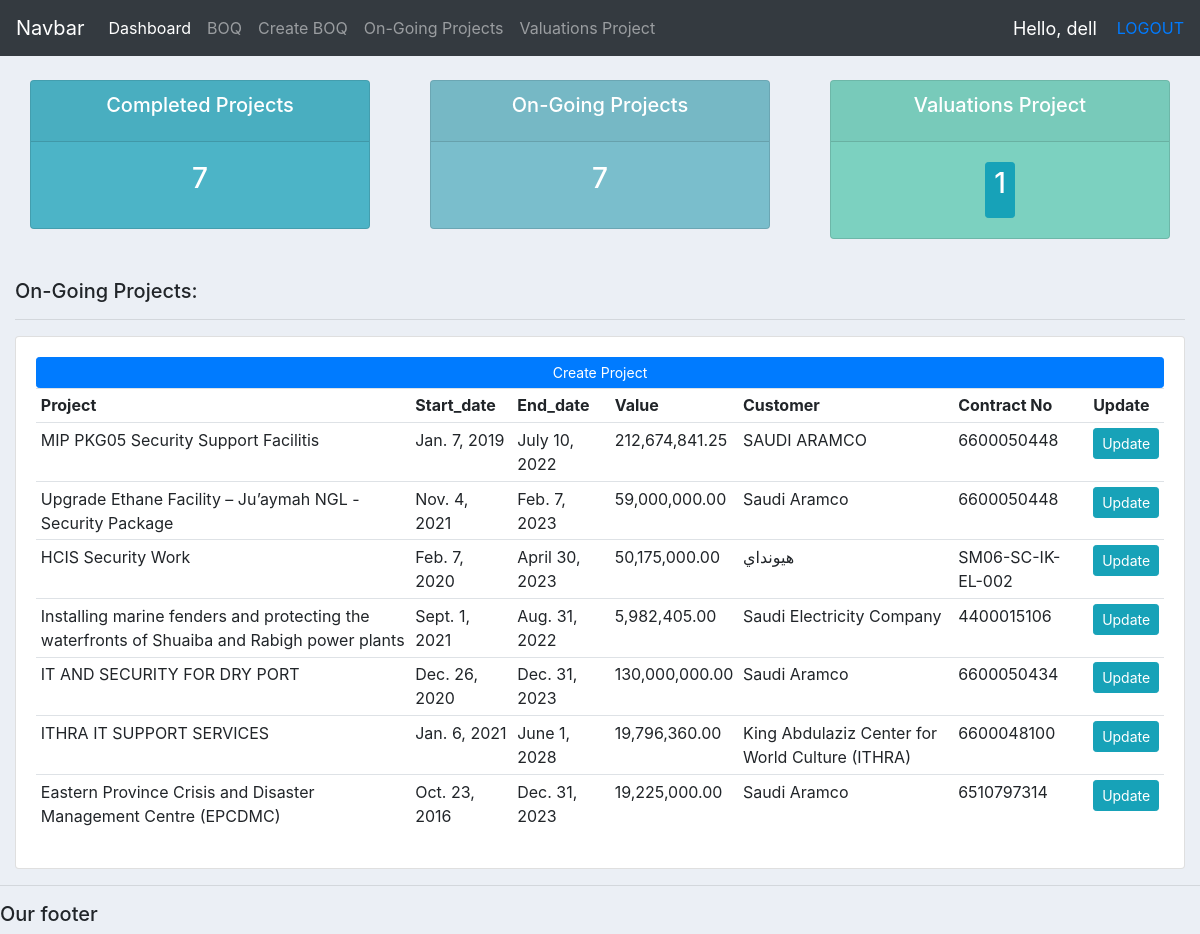
The app's page / (signed in) with its own data.
### project/models.py (models this page shows)
class projects(models.Model):
	Project = models.CharField(max_length=200, null=True)
	SOW = models.TextField()
	Start_date = models.DateField(max_length=200, null=True)
	End_date = models.DateField(null=True)
	Value = models.CharField(max_length=200, null=True)
	customer = models.CharField(max_length=200, null=True)
	date_created = models.DateTimeField(auto_now_add=True, null=True)
	Contract_No = models.CharField(max_length=200, null=True)
	Project_Manager = models.CharField(max_length=200, null=True)
	End_User_Contact = models.CharField(max_length=200, null=True)
	STATUS = (('Completed ', 'Completed '),('On-Going', 'On-Going'),('Valuations', 'Valuations'),)
	status = models.CharField(max_length=200, null=True,choices=STATUS)

### project/views.py (the view)
# urls.py: 2. Add a URL to urlpatterns:  path('', views.home, name='home')
@login_required(login_url='login')
def home(request):
	project = projects.objects.all()
	bid = bids.objects.all()
	total_project = project.filter(status='On-Going').count()
	total_Under_Estimation = bid.filter(Are_you_Interest='True').count()
	context = {'project': project, 'total_project': total_project, 'total_Under_Estimation':total_Under_Estimation}
	return render(request, 'projects/dashboard.html', context)

### project/templates/projects/dashboard.html
{%  extends 'projects/main.html' %}
{% block content %}
{%  include 'projects/status.html' %}
<br>
<div class="row">
	<div class="col-md-12">
		<h5>On-Going Projects:</h5>
		<hr>
		<div class="card card-body">
			<a class="btn btn-primary  btn-sm btn-block" href="{% url 'create_project' %}">Create Project</a>
			<table class="table table-sm">
				<tr>
					<th>Project</th>
					<th>Start_date</th>
					<th>End_date</th>
					<th>Value</th>
					<th>Customer</th>
					<th>Contract No</th>
					<th>Update</th>
				</tr>
				{% for i in project %}
					<tr>
						<td>{{i.Project}}</td>
						<td>{{i.Start_date}}</td>
						<td>{{i.End_date}}</td>
						<td>{{i.Value}}</td>
						<td>{{i.customer}}</td>
						<td>{{i.Contract_No}}</td>
						<td><a class="btn btn-sm btn-info" href="{% url 'update_order' i.id %}">Update</a></td>
					</tr>
				{% endfor %}
			</table>
		</div>
	</div>
</div>
{% endblock %}

### project/templates/projects/main.html (shortened to what this page needs)
<!DOCTYPE html>
<html>
<head>
	<link rel="stylesheet" href="https://stackpath.bootstrapcdn.com/bootstrap/4.3.1/css/bootstrap.min.css">
</head>
<body>
	{%  include 'projects/navbar.html' %}
	<div class="container-fluid">
	{% block content %}
	{% endblock %}
    </div>
	<hr>
	<h5>Our footer</h5>
</body>
</html>

### project/templates/projects/navbar.html (shortened to what this page needs)
<nav class="navbar navbar-expand-lg navbar-dark bg-dark">
  <a class="navbar-brand" href="#">Navbar</a>
  <div class="collapse navbar-collapse" id="navbarNav">
    <ul class="navbar-nav">
      <li class="nav-item active">
        <a class="nav-link" href="{% url 'home' %}">Dashboard</a>
      </li>
      <li class="nav-item">
        <a class="nav-link" href="{% url 'BOQ' %}"> BOQ</a>
      </li>
      <li class="nav-item">
        <a class="nav-link" href="{% url 'createbid_boq' %}">Create BOQ</a>
      </li>
      <li class="nav-item">
        <a class="nav-link" href="#">On-Going Projects</a>
      </li>
      <li class="nav-item">
        <a class="nav-link" href="{% url 'bid' %}">Valuations Project</a>
      </li>
    </ul>
  </div>
  <span class="hello-msg" >Hello,  {{request.user}} </span>
  <span><a href="{% url 'logout' %}"> LOGOUT</a> </span>
</nav>

### project/templates/projects/status.html
<br>
<div class="row">
	<div class="col">
		<div class="col-md">
			<div class="card text-center text-white  mb-3" id="total-orders">
			  	<div class="card-header">
			  		<h5 class="card-title">Completed Projects</h5>
			  	</div>
			  	<div class="card-body">
			    	<h3 class="card-title">{{total_project}}</h3>
			  	</div>
			</div>
		</div>
	</div>
	<div class="col">
		<div class="col-md">
			<div class="card text-center text-white  mb-3" id="orders-delivered">
			  	<div class="card-header">
			  		<h5 class="card-title">On-Going Projects</h5>
			  	</div>
			  	<div class="card-body">
			    	<h3 class="card-title">{{total_project}}</h3>
			  	</div>
			</div>
		</div>
	</div>
	<div class="col">
		<div class="col-md">
			<div class="card text-center text-white  mb-3" id="orders-pending">
			  	<div class="card-header">
			  		<h5 class="card-title">Valuations Project</h5>
			  	</div>
			  	<div class="card-body">
			    	<a class="btn btn-sm btn-info" href="{% url 'bid'%}"><h3 class="card-title">{{total_Under_Estimation}}</h3></a>
			  	</div>
			</div>
		</div>
	</div>
</div>

### project/templates/projects/main.html (style rules this page uses)
body { background-color: #ebeff5; }
#total-orders { background-color: #4cb4c7; }
#orders-delivered { background-color: #7abecc; }
#orders-pending { background-color: #7CD1C0; }

### project/templates/projects/navbar.html (style rules this page uses)
.hello-msg { font-size: 18px; color: #fff; margin-right: 20px; }

### records on screen
projects: Project "MIP PKG05 Security Support Facilitis", Start_date "Jan. 7, 2019", End_date "July 10, 2022", Value "212,674,841.25", customer "SAUDI ARAMCO", Contract_No "6600050448"
projects: Project "Upgrade Ethane Facility – Ju’aymah NGL - Security Package", Start_date "Nov. 4, 2021", End_date "Feb. 7, 2023", Value "59,000,000.00", customer "Saudi Aramco", Contract_No "6600050448"
projects: Project "HCIS Security Work", Start_date "Feb. 7, 2020", End_date "April 30, 2023", Value "50,175,000.00", customer "هيونداي", Contract_No "SM06-SC-IK-EL-002"
projects: Project "Installing marine fenders and protecting the waterfronts of Shuaiba and Rabigh power plants", Start_date "Sept. 1, 2021", End_date "Aug. 31, 2022", Value "5,982,405.00", customer "Saudi Electricity Company", Contract_No "4400015106"
projects: Project "IT AND SECURITY FOR DRY PORT", Start_date "Dec. 26, 2020", End_date "Dec. 31, 2023", Value "130,000,000.00", customer "Saudi Aramco", Contract_No "6600050434"
projects: Project "ITHRA IT SUPPORT SERVICES", Start_date "Jan. 6, 2021", End_date "June 1, 2028", Value "19,796,360.00", customer "King Abdulaziz Center for World Culture (ITHRA)", Contract_No "6600048100"
projects: Project "Eastern Province Crisis and Disaster Management Centre (EPCDMC)", Start_date "Oct. 23, 2016", End_date "Dec. 31, 2023", Value "19,225,000.00", customer "Saudi Aramco", Contract_No "6510797314"

### other values on screen
{{ request.user }} "dell"
{{ total_project }} "7"
{{ total_Under_Estimation }} "1"
